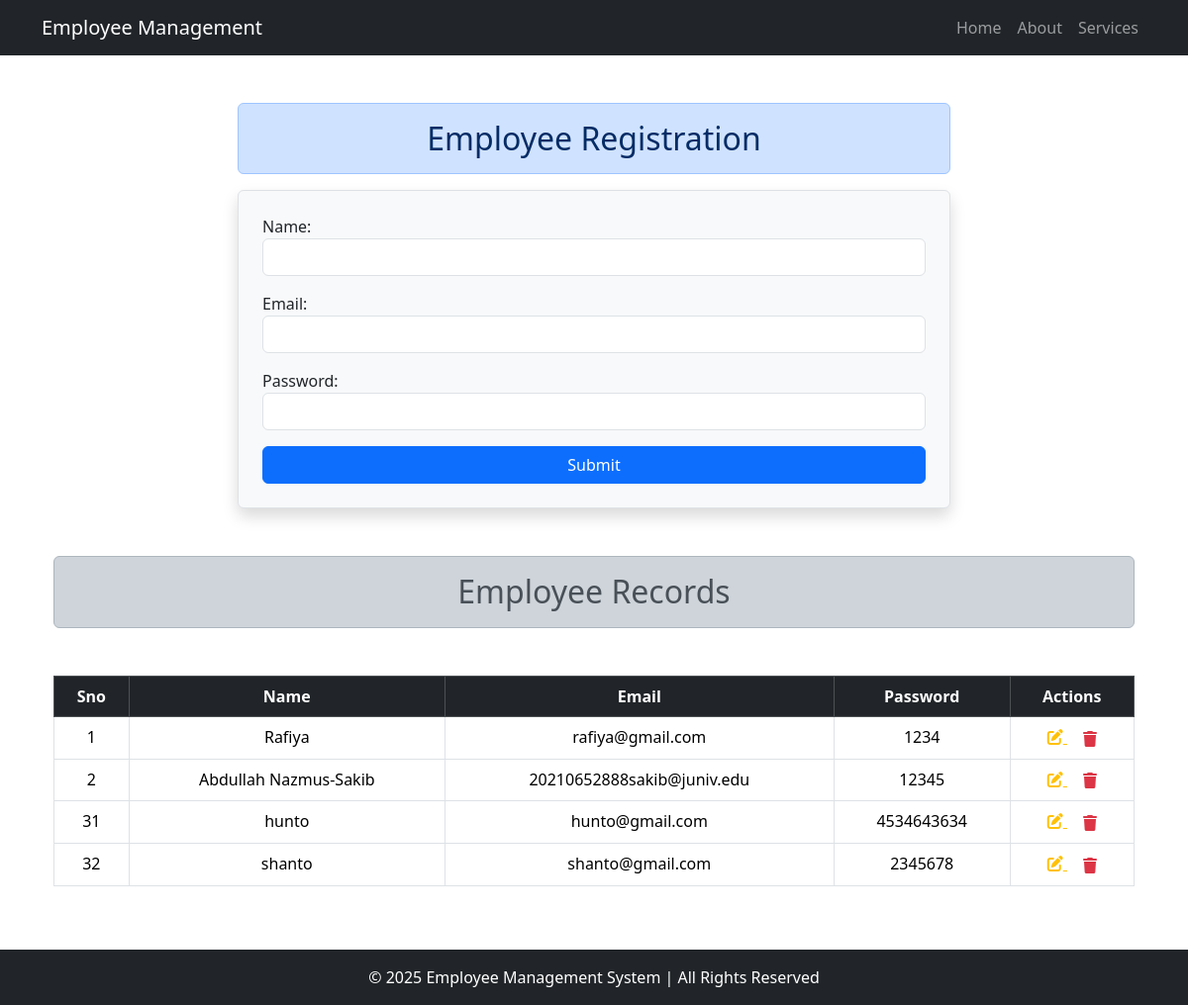
Before: / with the older database file.
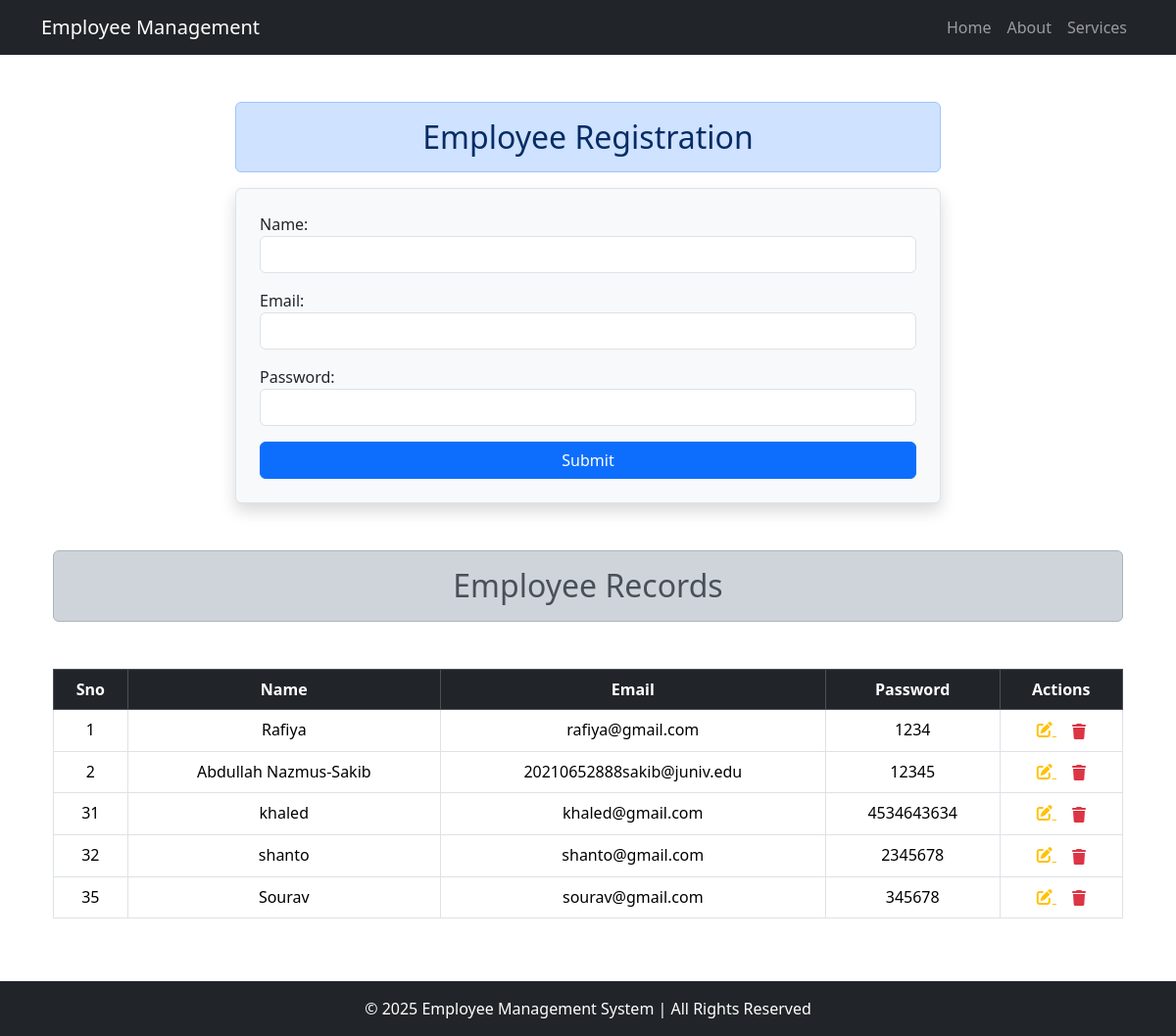
After: the same page with the newer database file.
### app1/models.py (models this page shows, shortened)
class Employee(models.Model):
    name = models.CharField(max_length=25,null=True)
    email = models.EmailField(max_length=60,null=True)
    password = models.CharField(max_length=25,null=True)

### app1/views.py (the view)
# urls.py: path('',views.HomePage,name='home'),
def HomePage(request):
    form = EmployeForm()  # 🔹 Initialize form outside of if block
    if request.method == "POST":
        form = EmployeForm(request.POST)
        if form.is_valid():  # 🔹 Always check if form is valid before saving
            form.save()
            form = EmployeForm()  # Reset form after saving
    datas = Employee.objects.all()
    context = {
        'form': form,
        'datas': datas
    }
    return render(request, 'app1/index.html', context)

### app1/forms.py
class EmployeForm(ModelForm):
    class Meta:
        model = Employee
        fields = '__all__'
        widgets={
            'name' : forms.TextInput(attrs={'class':'form-control'}),
            'email' : forms.EmailInput(attrs={'class':'form-control'}),
            'password' : forms.PasswordInput(attrs={'class':'form-control'},render_value=True),
        }

### templates/app1/index.html (shortened to what this page needs)
{% extends "app1/base.html" %}
{% block content %}
<div class="container">
    <div class="row">
        <div class="col-md-8 offset-md-2">
            <h2 class="alert alert-primary text-center">Employee Registration</h2>
            <form action="" method="POST" class="p-4 border rounded bg-light shadow">
                {{ form.as_p }}
                <button type="submit" class="btn btn-primary w-100">Submit</button>
            </form>
        </div>
    </div>
    <h2 class="alert alert-dark text-center my-5">Employee Records</h2>
    <div class="table-responsive">
        <table class="table table-hover table-bordered">
            <thead class="table-dark text-center">
                <tr>
                    <th>Sno</th>
                    <th>Name</th>
                    <th>Email</th>
                    <th>Password</th>
                    <th>Actions</th>
                </tr>
            </thead>
            <tbody class="text-center">
                {% for data in datas %}
                <tr>
                    <td>{{ data.id }}</td>
                    <td>{{ data.name }}</td>
                    <td>{{ data.email }}</td>
                    <td>{{data.password}}</td>
                    <td>
                        <a href="{% url 'update' data.id %}" class="text-warning me-3">
                            <i class="fa-solid fa-pen-to-square"></i>
                        </a>
                        <form action="{% url 'delete' data.id %}" method="POST" class="d-inline">
                            <button type="submit" class="btn btn-link text-danger p-0 border-0">
                                <i class="fa-solid fa-trash"></i>
                            </button>
                        </form>
                    </td>
                </tr>
                {% empty %}
                <tr>
                    <td colspan="5" class="text-center text-muted">No employees found.</td>
                </tr>
                {% endfor %}
            </tbody>
        </table>
    </div>
</div>
{% endblock content %}

Changed rows visible on the page:
changed Employee id 31: name "hunto" → "khaled"; email "hunto@gmail.com" → "khaled@gmail.com"
added Employee: id "35", name "Sourav", email "sourav@gmail.com", password "345678"
